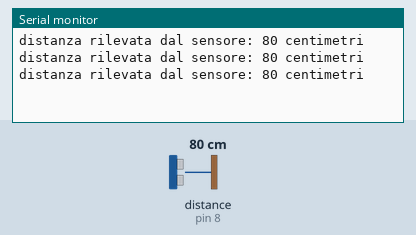
The sketch below on a simulated Arduino Uno, built with avr-gcc and run on an emulated ATmega328P. Shown: the last lines printed to the serial monitor. Wiring (inferred from the names in the program): ultrasonic range finder: trigger pin 9; echo pin 8. The inputs (shaded band) are chosen by the test bench; at power-on: distance to the obstacle (sensor on pin 8) 80 cm. The echo pulse lasts 58.3 µs per cm.

Above: at 1.3 s.
1.4 s: distance to the obstacle (sensor on pin 8) set to 2 cm
At 1.9 s:
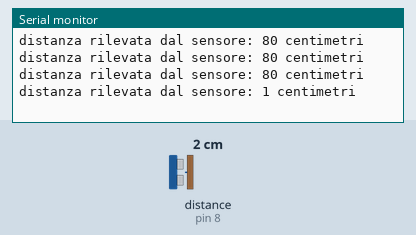
2.9 s: distance to the obstacle (sensor on pin 8) set to 4 cm
At 3.4 s:
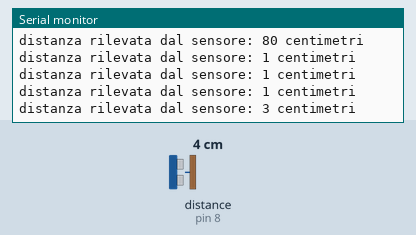
Timing chart, 0 to 5.9 s (numbered marks = the images above; inputs shaded):
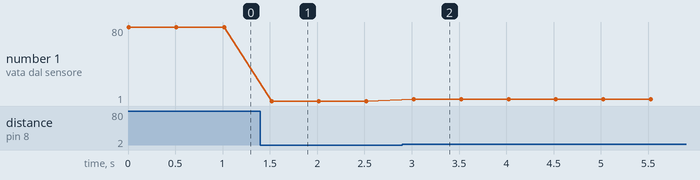

The sketch:

codice_ultrasuoni.ino
```cpp
/*
* Progetto
* Rilevare la distanza con un sensore a ultrasuoni */
// pin collegato al trigger del sensore
// un impulso di almeno 10 microsecondi fa partire l'onda a ultrasuoni
int trigPin = 9;
// pin collegato al pin echo del sensore
// l'impulso inviato dal sensore ha una durata proporzionale alla distanza
int echoPin = 8;
// durata dell'impuslo sul pin echo (in microsecondi)
unsigned long durata = 0;
// distanza rilevata dal sensore (in centimetri)
int distanzaCm = 0;
void setup(){
pinMode(echoPin, INPUT);
pinMode(trigPin, OUTPUT);
Serial.begin(9600);
}
void loop(){

// invio un impulso di 10 microsecondi dalla scheda al pin trigger
digitalWrite(trigPin, HIGH);
delayMicroseconds(10);
digitalWrite(trigPin, LOW);
// calcolo la durata dell'impulso di ritorno inviato dal sensore
durata = pulseIn(echoPin, HIGH);
// converto la durata dell'impulso in una distanza in centimetri
distanzaCm = durata / 58;
// invio il dato alla seriale
Serial.print("distanza rilevata dal sensore: ");
Serial.print(distanzaCm);
Serial.println(" centimetri");
delay(500);
}
```

Measured:
- after the input at 1.4 s, the serial monitor: prints a new line after 0.12 s (image 1)
- after the input at 2.9 s, the serial monitor: prints a new line after 0.12 s (image 2)
- plotted number 1: 80 → 1 after the input at 1.4 s, 1 → 3 after the input at 2.9 s
